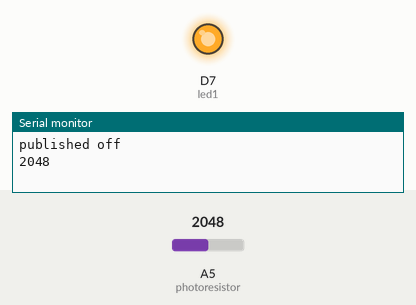
Bench run of a sketch on a simulated Particle Photon. Parts: output pins drawn as LEDs (lit = HIGH), the last lines printed to the serial monitor. Inputs (shaded band) come from the test bench; at power-on: A5 (photoresistor) = 2048.

Above: at 5.9 s.
6.0 s: A5 (photoresistor) set to 17
10.1 s: A5 (photoresistor) set to 13
At 13.1 s:
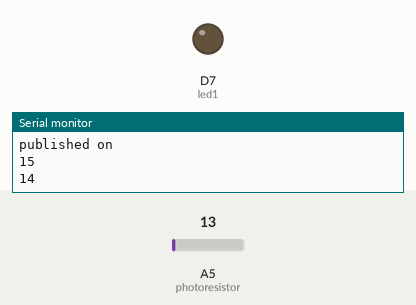
13.5 s: A5 (photoresistor) set to 491
At 15.4 s:
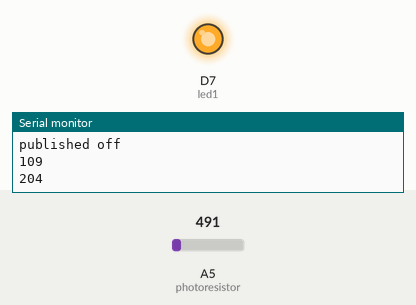
Timing chart, 0 to 16.9 s (numbered marks = the images above; inputs shaded):
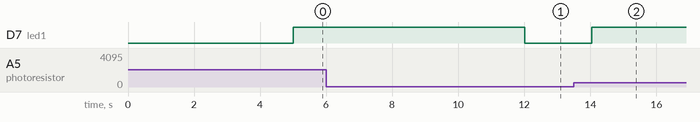

The sketch:

lightsensing.ino
```cpp
int led1 = D7;
int photoresistor = A5;
const int TOTAL_SAMPLES = 5;
int analogValue;
int currentIndex = 0;
int sum, avg;
int values[TOTAL_SAMPLES];
int isLightOn;
bool lightnotified=false;
bool nolightnotified=false;


void setup() {

  Serial.begin(9600);
  pinMode(led1, OUTPUT);
  pinMode(photoresistor, INPUT);

}

bool isEnoughSamples()
{
    if(currentIndex < TOTAL_SAMPLES)
    {
        return false;
    }
    else
    {
        return true;
    }
}


void loop() {


    analogValue=analogRead(photoresistor);


    if (isEnoughSamples())
    {
        //sample is enough

        for(int i =0; i < currentIndex-1; i++)
        {
            values[i] = values[i+1];
        }
        values[TOTAL_SAMPLES-1]=analogValue;

        sum=0;
        avg=0;

        for(int i =0; i < currentIndex; i++)
        {
            sum += values[i];
        }

        avg = sum / currentIndex;

        if(avg > 15)
        {
            //average sample no light,
            digitalWrite(led1,HIGH);

            if(nolightnotified ==false)
            {
                //notify
                Particle.publish("sunlight", "off");
                Serial.println("published off");
                nolightnotified=true;
                lightnotified=false;
            }
        }
        else
        {
            //average sample has light
            digitalWrite(led1,LOW);

            if(lightnotified ==false)
            {
                //notify

                Particle.publish("sunlight", "on");
                Serial.println("published on");
                lightnotified=true;
                nolightnotified=false;

            }
        }

        Serial.println(avg);
    }
    else
    {
        //collect more samples
        values[currentIndex] = analogValue;
        currentIndex = currentIndex +1;

    }

    delay (1000);


}
```

Measured:
- the behaviour switches between 16 and 15 on A5 (photoresistor) (found by bisection; images 0 and 1)
- after the input at 10.1 s, D7 (led1): HIGH → LOW after 1.9 s
- after the input at 13.5 s, D7 (led1): LOW → HIGH after 0.54 s
